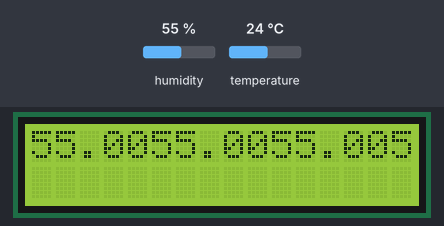
Bench run of a sketch on a simulated Arduino Uno, built with avr-gcc and run on an emulated ATmega328P. Shown: 16×2 character LCD. The test bench sets the inputs (shaded band); at power-on: humidity 55 %, temperature 24 °C. What the sketch prints to the serial monitor is not drawn.

Above: at 1.2 s.
1.3 s: humidity set to 22 %
At 3.3 s:
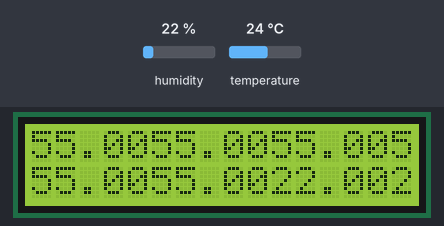
4.1 s: humidity set to 40 %
At 6.6 s:
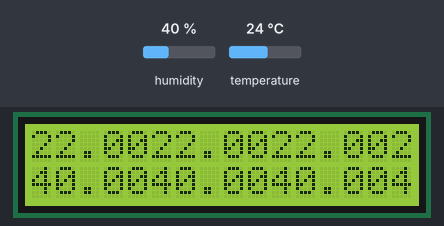
6.9 s: humidity set to 68 %
At 11.7 s:
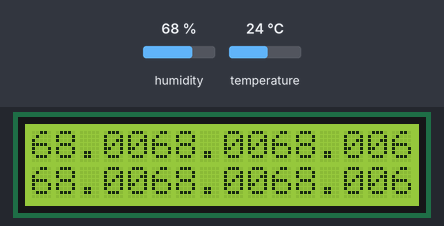
Timing chart, 0 to 13.2 s (numbered marks = the images above; inputs shaded):
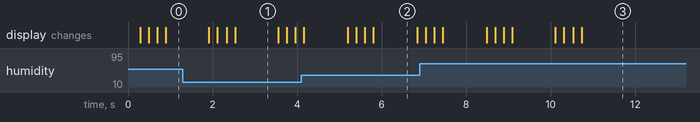

The sketch:

DHThumidity.ino
```cpp
#include <LiquidCrystal.h>
const int rs=2,en=3,d4=4,d5=5,d6=6,d7=7;

LiquidCrystal lcd(rs,en,d4,d5,d6,d7);
#include "DHT.h"
#define DHTPIN 8
#define DHTTYPE DHT11
DHT dht(DHTPIN,DHTTYPE);

void setup() {
  // put your setup code here, to run once:
  Serial.begin(9600);
  Serial.println("DHT Practical...");
  dht.begin();
  lcd.begin(16,2);
  lcd.setCursor(0,0);

}

void loop() {
  // put your main code here, to run repeatedly:
    delay(200);
    float h = dht.readHumidity();
    float t = dht.readTemperature();
    float f = dht.readTemperature(true);

    if(isnan(h) || isnan(t) || isnan(f))
    {
      Serial.print(F("Failed To Read!"));
      return;
    }
    Serial.print(F("Humidity::"));
    Serial.println(h);
    lcd.print(h);
    Serial.print(F("Tempreture::"));
    Serial.println(t);

    Serial.print(F("Fahrenhit::  c"));
    Serial.println(f);

}
```

Measured:
- what the display in image 1 shows lasts 1.1 s, from 2.5 s to 3.6 s
